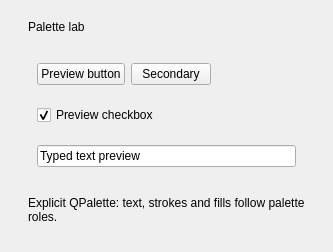
<widget class="QWidget" name="paletteBody"><layout class="QVBoxLayout" name="paletteLayout"><property name="leftMargin"><number>28</number></property><property name="topMargin"><number>20</number></property><property name="rightMargin"><number>28</number></property><property name="bottomMargin"><number>28</number></property><item><widget class="QLabel" name="paletteHeading"><property name="text"><string>Palette lab</string></property></widget></item><item><layout class="QGridLayout" name="paletteRolesLayout"/></item><item><widget class="QWidget" name="palettePreview"><property name="minimumSize"><size><width>0</width><height>150</height></size></property><layout class="QVBoxLayout" name="palettePreviewLayout"><item><layout class="QHBoxLayout" name="paletteButtonsLayout"><item><widget class="QPushButton" name="previewButton"><property name="text"><string>Preview button</string></property></widget></item><item><widget class="QPushButton" name="previewSecondaryButton"><property name="text"><string>Secondary</string></property></widget></item><item><spacer name="paletteButtonSpacer"><property name="orientation"><enum>Qt::Horizontal</enum></property><property name="sizeHint"><size><width>40</width><height>20</height></size></property></spacer></item></layout></item><item><widget class="QCheckBox" name="previewCheck"><property name="text"><string>Preview checkbox</string></property><property name="checked"><bool>true</bool></property></widget></item><item><widget class="QLineEdit" name="previewEdit"><property name="text"><string>Typed text preview</string></property></widget></item></layout></widget></item><item><widget class="QLabel" name="paletteNote"><property name="text"><string>Explicit QPalette: text, strokes and fills follow palette roles.</string></property><property name="wordWrap"><bool>true</bool></property></widget></item></layout></widget>
